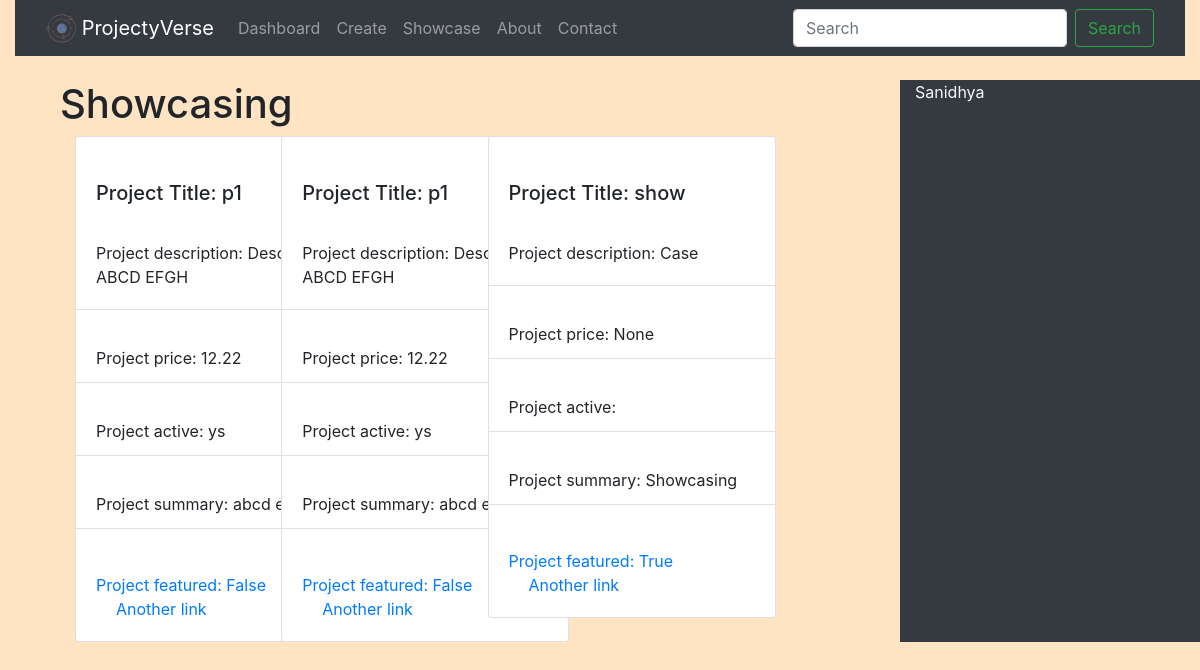
Page /showcase/ on the earlier database version.
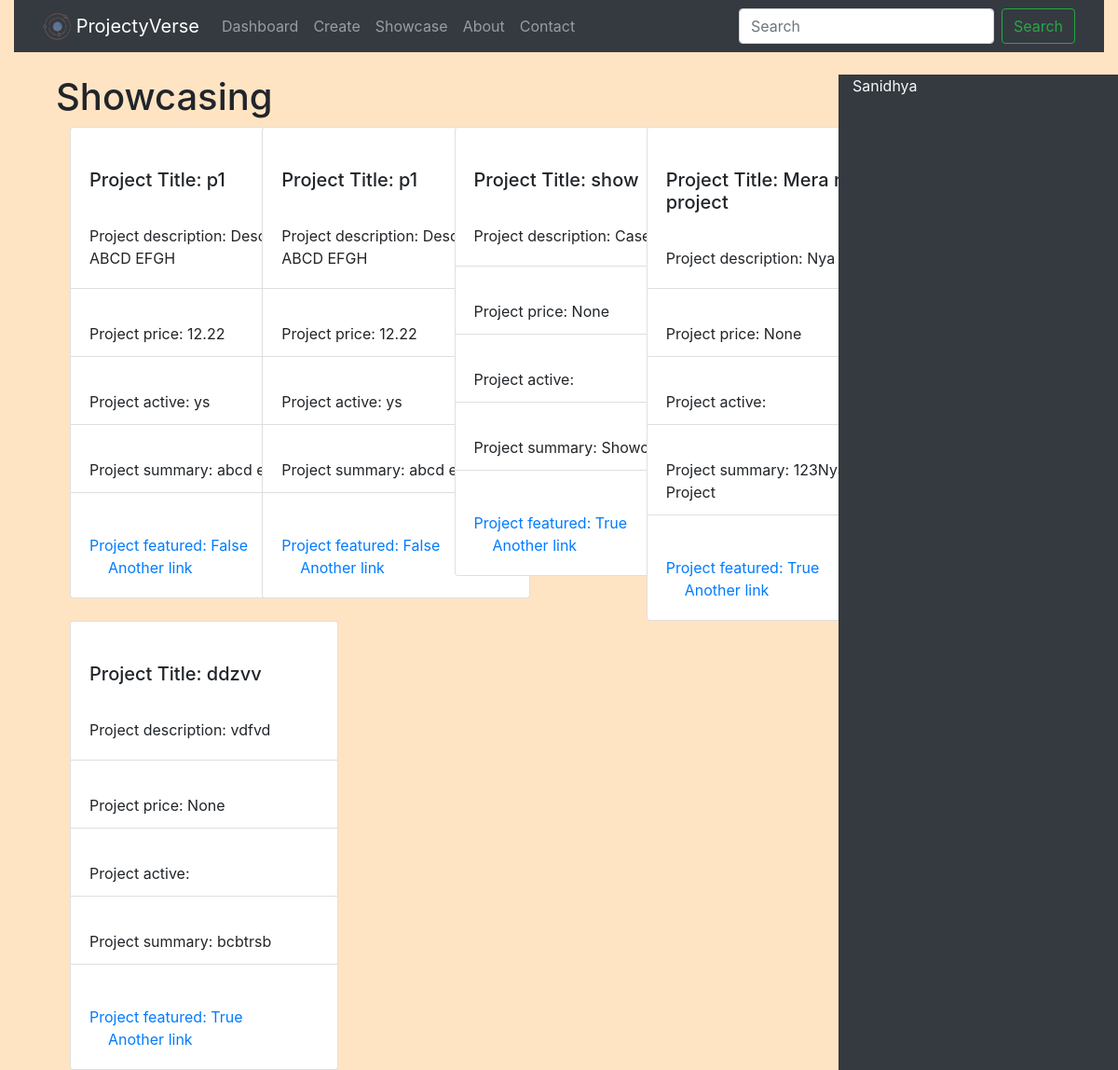
Same page on the later database version.
### showcase/models.py (models this page shows)
class Showcase(models.Model):
    YES="ys"
    NO="no"
    IDEA="ID"
    title = models.CharField(max_length=120,blank=True) #maxlength *required
    description = models.TextField(blank=True, null=True)
    price = models.DecimalField(decimal_places=2, max_digits=1000, blank=True, null=True)
    active = models.CharField(
                                max_length=2,
                                choices=[
                                        (YES, 'Yes'),
                                        (NO, 'No'),
                                        (IDEA, 'Just An Idea'),
                                        ],
                             )
    summary = models.TextField(blank=True, null=True)
    featured = models.BooleanField(blank=True, null=True)

### showcase/views.py (the view)
# urls.py: path('showcase/',  showcase_detail_view,),
def showcase_detail_view(request):
    obj = Showcase.objects
    context = {
        "all_projects": obj.all()
    }
    return render(request, "showcase/detail.html", context)

### showcase/templates/showcase/detail.html (shortened to what this page needs)
{%extends 'base.html' %}
{%block content %}
<h1>Showcasing</h1>
<div class="container">
<div class="row">
{%for i in all_projects %}
<div class="col-sm-3">
        <div class="card" style="width: 18rem;">
            <div class="card-body">
                <h5 class="card-title">{% block card_title %}
                    <br>
                    Project Title: {{ i.title }}
                    {% endblock %}</h5>
                <p class="card-text">{% block card_description %}
                    <br>
                    Project description: {{ i.description }}
                    {% endblock %}</p>
            </div>
            <ul class="list-group list-group-flush">
            <li class="list-group-item">{% block card_price %}
                <br>
                Project price: {{ i.price }}
                {% endblock %}</li>
            <li class="list-group-item">{% block card_active %}
                <br>
                Project active: {{ i.active }}
                {% endblock %}</li>
            <li class="list-group-item">{% block card_summary %}
                <br>
                Project summary: {{ i.summary }}
                {% endblock %}</li>
            </ul>
            <div class="card-body">
            <a href="#" class="card-link">{% block card_featured %}
                <br>
                Project featured: {{ i.featured }}
                {% endblock %}</a>
            <a href="#" class="card-link">Another link</a>
            </div>
        </div>
    </div>
  {% endfor %}
</div>
</div>

Differences in the rows shown:
added Showcase: title "Mera nay project", description "Nya…", price "None", summary "123Nya Project", featured "True"
added Showcase: title "ddzvv", description "vdfvd", price "None", summary "bcbtrsb", featured "True"
